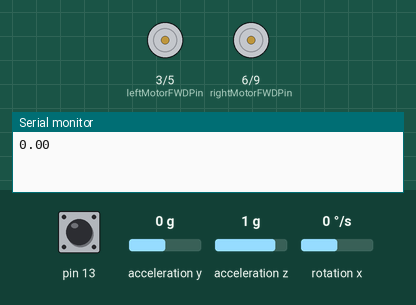
A sketch run on a simulated Arduino Uno, built with avr-gcc and run on an emulated ATmega328P. Shown: motor-driver pin pairs drawn as motors (green arrow = first pin HIGH = forward, orange = second pin HIGH = backward, longer = more drive), the last lines printed to the serial monitor. The test bench sets the inputs (shaded band); at power-on: acceleration y 0 g, acceleration z 1 g, rotation x 0 °/s, pin 13 HIGH.

Above: at 1.2 s.
1.3 s: acceleration y set to -1.4 g
At 1.49 s:
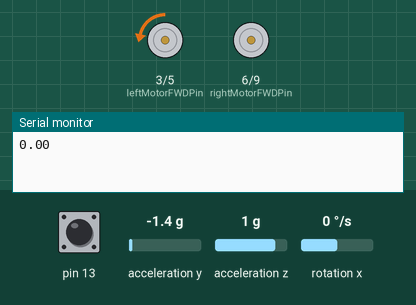
3.2 s: acceleration z set to -1.4 g
At 5.3 s:
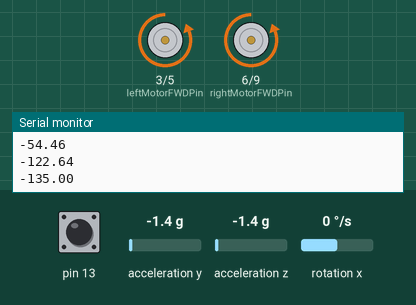
6.7 s: rotation x set to 192 °/s
At 8.3 s:
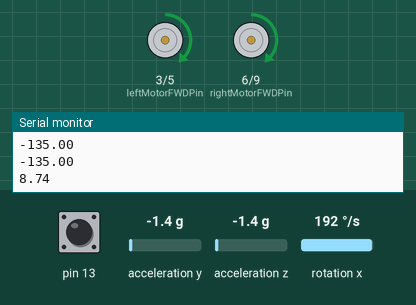
8.7 s: acceleration y set to 0 g
At 10.2 s:
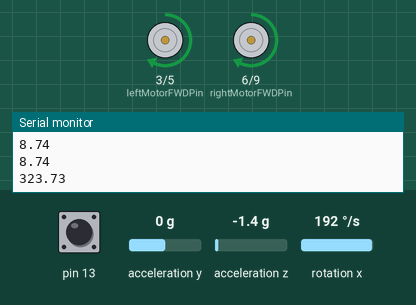
11.0 s: acceleration z set to -0.2 g
12.8 s: acceleration z set to 0.1 g
At 13.1 s:
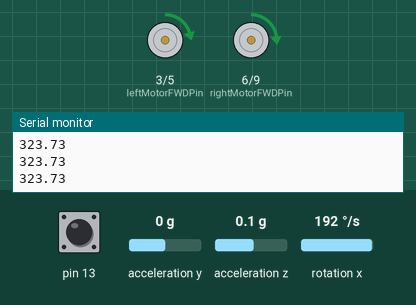
Timing chart, 0 to 15.6 s (numbered marks = the images above; inputs shaded):
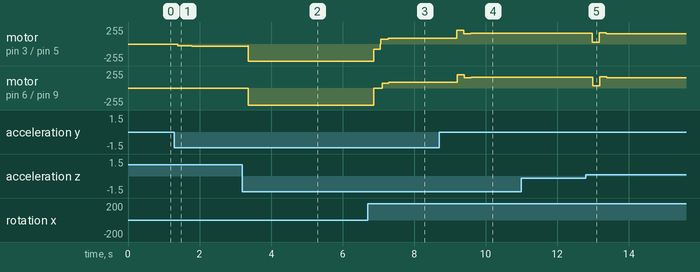

Measured:
- the behaviour switches between -0.1 and 0 g on acceleration z (found by bisection; images 4 and 5)
- after the input at 1.3 s, motor on pin 3 (leftMotorFWDPin) / pin 5 (leftMotorREVPin): stopped → backward 3/255 at once, → backward 29/255 0.09 s later, → backward 27/255 0.19 s later, → backward 32/255 0.19 s later
- after the input at 3.2 s, motor on pin 3 (leftMotorFWDPin) / pin 5 (leftMotorREVPin): backward 32/255 → backward 255/255 after 0.14 s; motor on pin 6 (rightMotorFWDPin) / pin 9 (rightMotorREVPin): stopped → backward 255/255 after 0.17 s

The sketch:

robot.ino
```cpp
#include "Wire.h"

#include "I2Cdev.h"
#include "MPU6050.h"
#include "math.h"
//#include <NewPing.h>

/*#define leftMotorPWMPin   6
#define leftMotorDirPin   7
#define rightMotorPWMPin  5
#define rightMotorDirPin  4*/

#define leftMotorFWDPin   3
#define leftMotorREVPin   5
#define rightMotorFWDPin  6
#define rightMotorREVPin  9

//#define TRIGGER_PIN 9
//#define ECHO_PIN 8
//#define MAX_DISTANCE 75

#define Kp  10//40
#define Kd  0//0.05
#define Ki  0//40
#define sampleTime  0.005
#define targetAngle 0//-2.5

MPU6050 mpu;
//NewPing sonar(TRIGGER_PIN, ECHO_PIN, MAX_DISTANCE);

int16_t accY, accZ, gyroX;
volatile int motorPower, gyroRate;
volatile float accAngle, gyroAngle, currentAngle, prevAngle=0, error, prevError=0, errorSum=0;
volatile byte count=0;
int distanceCm;

unsigned long millis_time = 0;

void setMotors(int leftMotorSpeed, int rightMotorSpeed) {
  if(leftMotorSpeed >= 0) {
    //analogWrite(leftMotorPWMPin, leftMotorSpeed);
    //digitalWrite(leftMotorDirPin, LOW);
    analogWrite(leftMotorREVPin, 0);
    analogWrite(leftMotorFWDPin, leftMotorSpeed);
    //analogWrite(leftMotorFWDPin, 0);
    //analogWrite(leftMotorREVPin, leftMotorSpeed);
    //Serial.println("Left Fwd");
  }
  else {
    analogWrite(leftMotorFWDPin, 0);
    analogWrite(leftMotorREVPin, abs(leftMotorSpeed));
    //analogWrite(leftMotorPWMPin, 255 + leftMotorSpeed);
    //digitalWrite(leftMotorDirPin, HIGH);
    //Serial.println("Left Rev");
  }
  if(rightMotorSpeed >= 0) {
    //analogWrite(rightMotorPWMPin, rightMotorSpeed);
    //digitalWrite(rightMotorDirPin, LOW);
    analogWrite(rightMotorREVPin, 0);
    analogWrite(rightMotorFWDPin, rightMotorSpeed);
    //analogWrite(rightMotorFWDPin, 0);
    //analogWrite(rightMotorREVPin, leftMotorSpeed);
    //Serial.println("Right Fwd");
  }
  else {
    //analogWrite(rightMotorPWMPin, 255 + rightMotorSpeed);
    //digitalWrite(rightMotorDirPin, HIGH);
    analogWrite(rightMotorFWDPin, 0);
    analogWrite(rightMotorREVPin, abs(rightMotorSpeed));
    //Serial.println("Right Rev");
  }
}

void init_PID() {
  // initialize Timer1
  cli();          // disable global interrupts
  TCCR1A = 0;     // set entire TCCR1A register to 0
  TCCR1B = 0;     // same for TCCR1B
  // set compare match register to set sample time 5ms
  OCR1A = 9999;
  // turn on CTC mode
  TCCR1B |= (1 << WGM12);
  // Set CS11 bit for prescaling by 8
  TCCR1B |= (1 << CS11);
  // enable timer compare interrupt
  TIMSK1 |= (1 << OCIE1A);
  sei();          // enable global interrupts
}

void setup() {
  // set the motor control and PWM pins to output mode
/*pinMode(leftMotorPWMPin, OUTPUT);
  pinMode(leftMotorDirPin, OUTPUT);
  pinMode(rightMotorPWMPin, OUTPUT);
  pinMode(rightMotorDirPin, OUTPUT);
  // set the status LED to output mode
  pinMode(13, OUTPUT);*/
  // initialize the MPU6050 and set offset values
  mpu.initialize();
  mpu.setYAccelOffset(328);
  mpu.setZAccelOffset(1513);
  mpu.setXGyroOffset(80);
  // initialize PID sampling loop
  init_PID();

  Serial.begin(9600);

  millis_time = millis();
}

void loop() {

unsigned long temp_time;

  // read acceleration and gyroscope values
  accY = mpu.getAccelerationY();
  accZ = mpu.getAccelerationZ();
  gyroX = mpu.getRotationX();
  // set motor power after constraining it

  motorPower = constrain(motorPower, -255, 255);
  //motorPower = 255;

  setMotors(motorPower, motorPower);
  //setMotors(255, -255);

  // measure distance every 100 milliseconds
  /*if((count%20) == 0){
    distanceCm = sonar.ping_cm();
  }
  if((distanceCm < 20) && (distanceCm != 0)) {
    setMotors(-motorPower, motorPower);
  }*/

  temp_time = millis() - millis_time;

  if (temp_time > 1000)
  {
    millis_time = millis();
    Serial.println(currentAngle);
  }
}
// The ISR will be called every 5 milliseconds
ISR(TIMER1_COMPA_vect)
{
  // calculate the angle of inclination
  accAngle = atan2(accY, accZ)*RAD_TO_DEG;
  gyroRate = map(gyroX, -32768, 32767, -250, 250);
  gyroAngle = (float)gyroRate*sampleTime;
  currentAngle = 0.9934*(prevAngle + gyroAngle) + 0.0066*(accAngle);

  error = currentAngle - targetAngle;
  errorSum = errorSum + error;
  errorSum = constrain(errorSum, -300, 300);
  //calculate output from P, I and D values
  motorPower = Kp*(error) + Ki*(errorSum)*sampleTime - Kd*(currentAngle-prevAngle)/sampleTime;
  prevAngle = currentAngle;
  // toggle the led on pin13 every second
  count++;
  if(count == 200)  {
    count = 0;
    digitalWrite(13, !digitalRead(13));
  }

  //Serial.println(currentAngle);
}
```
